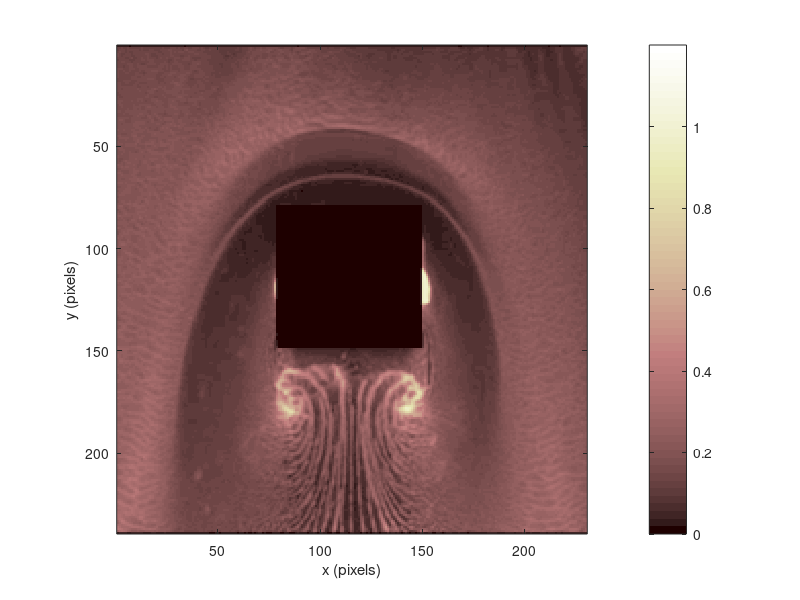

Write the MATLAB code that produced this figure. (Note: this script raises an error after producing the figure.)
close all;
clear all;

tor_x=load('tor_x_square.dat');
tor_y=load('tor_y_square.dat');
I1=load('sample_image_square.dat');

tor_mag=(tor_x.^2+tor_y.^2).^0.5;

% plot the normalized temperature image
figure(1);
I_max=max(max(I1));
I1=I1/I_max;
s=[0 1.2];
imagesc(I1,s);
%imagesc(I1);
axis image;
xlabel('x (pixels)');
ylabel('y (pixels)');
colormap('pink')
colorbar;


% plot skin-friction vectors


figure(2);
gx=40; offset=1;
[Vx Vy] = vis_flow (tor_x, tor_y, gx, offset, 3, 'm');
xlabel('x (pixels)');
ylabel('y (pixels)');
axis image;
set(gca,'YDir','reverse');
title('Skin Friction Vectors');


% plot the normalized skin-friction megnitude field
figure(3);
tor_max=max(max(tor_mag));
tor_mag=tor_mag/tor_max;
r=[0.1 1];
imagesc(tor_mag,r);
colormap('pink');
colorbar;
axis image;
xlabel('x (pixels)');
ylabel('y (pixels)');
title('Skin Friction Magnitude Field');

% plot skin-friction lines
figure(4);
[m,n]=size(tor_x);
[x,y]=meshgrid(1:n,1:m);
x30=(x-0);
y30=(y-0);
dn=5;
dm=5;
[sx,sy]=meshgrid(1:dn:n,1:dm:m);
h=streamslice(x30, y30, tor_x, tor_y, 20);
set(h, 'Color', 'red');
xlabel('x (pixels)');
ylabel('y (pixels)');
axis image;
set(gca,'YDir','reverse');
title('Skin Friction Lines');






